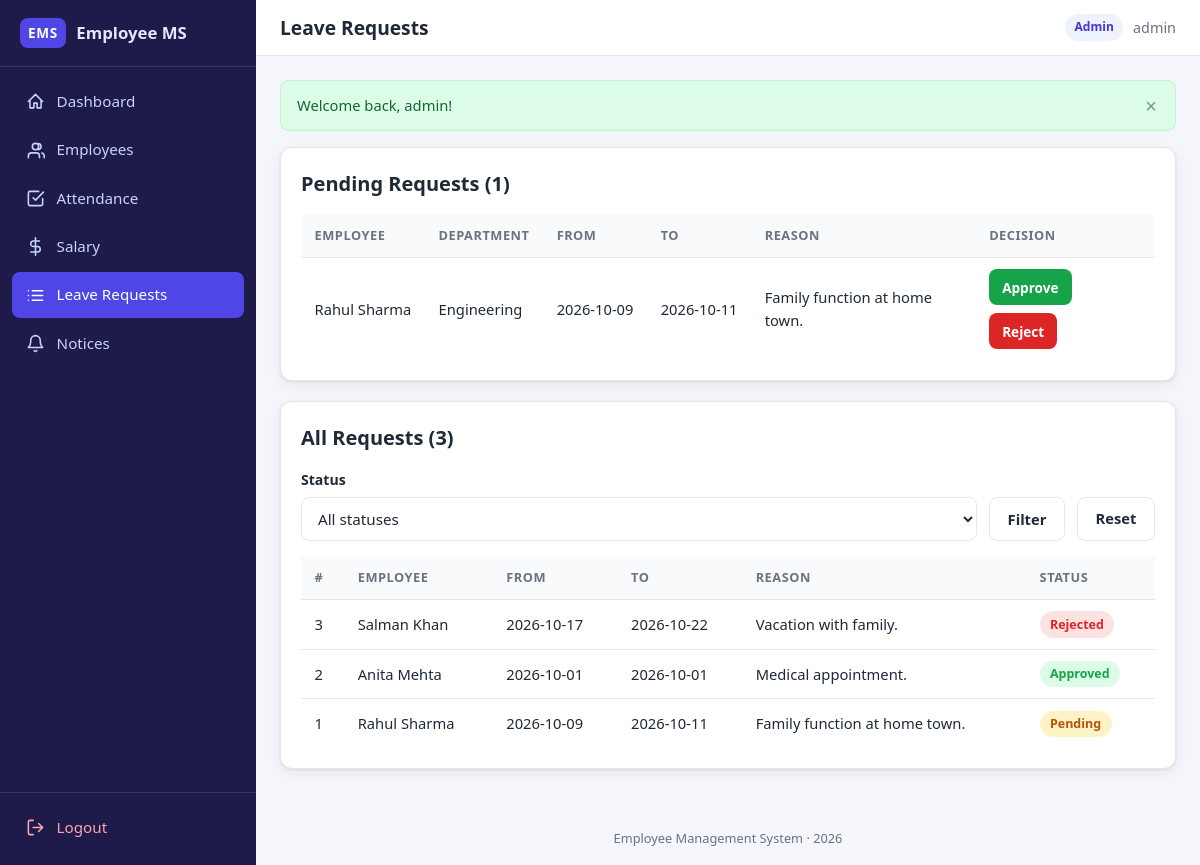
The app's page /admin/leave.php (signed in) with its own data.
### tables this page shows
CREATE TABLE leave_requests (
    leave_id  INT AUTO_INCREMENT PRIMARY KEY,
    emp_id    INT NOT NULL,
    from_date DATE NOT NULL,
    to_date   DATE NOT NULL,
    reason    TEXT NOT NULL,
    status    ENUM('Pending','Approved','Rejected') NOT NULL DEFAULT 'Pending',
    CONSTRAINT fk_leave_emp FOREIGN KEY (emp_id)
        REFERENCES employee (emp_id) ON DELETE CASCADE
);

CREATE TABLE employee (
    emp_id     INT AUTO_INCREMENT PRIMARY KEY,
    name       VARCHAR(120) NOT NULL,
    email      VARCHAR(150) NOT NULL,
    contact    VARCHAR(30)  DEFAULT NULL,
    department VARCHAR(100) DEFAULT NULL,
    position   VARCHAR(100) DEFAULT NULL,
    user_id    INT NOT NULL UNIQUE,
    CONSTRAINT fk_employee_user FOREIGN KEY (user_id)
        REFERENCES users (user_id) ON DELETE CASCADE
);

### admin/leave.php (the view, shortened to what this page needs)
<?php
require_once dirname(__DIR__) . '/config.php';
$perPage    = 10;
$pendingCount = (int) $pdo->query("SELECT COUNT(*) FROM leave_requests WHERE status = 'Pending'")->fetchColumn();
$pending = $pdo->query(
    "SELECT l.*, e.name, e.department
     FROM leave_requests l JOIN employee e ON e.emp_id = l.emp_id
     WHERE l.status = 'Pending'
     ORDER BY l.leave_id ASC"
)->fetchAll();
$statusFilter = (string) ($_GET['status'] ?? '');
$page         = max(1, (int) ($_GET['page'] ?? 1));
$where        = in_array($statusFilter, ['Pending', 'Approved', 'Rejected'], true) ? 'WHERE l.status = ?' : '';
$params       = $where ? [$statusFilter] : [];
$countStmt = $pdo->prepare("SELECT COUNT(*) FROM leave_requests l {$where}");
$countStmt->execute($params);
$totalRows  = (int) $countStmt->fetchColumn();
$totalPages = max(1, (int) ceil($totalRows / $perPage));
$page       = min($page, $totalPages);
$offset     = ($page - 1) * $perPage;
$listStmt = $pdo->prepare(
    "SELECT l.*, e.name
     FROM leave_requests l JOIN employee e ON e.emp_id = l.emp_id
     {$where}
     ORDER BY l.leave_id DESC
     LIMIT {$perPage} OFFSET {$offset}"
);
$listStmt->execute($params);
$history = $listStmt->fetchAll();
require dirname(__DIR__) . '/includes/header.php';
?>
<div class="card">
    <div class="card-header">
        <h2>Pending Requests (<?= $pendingCount ?>)</h2>
    </div>
    <div class="table-wrap">
        <table>
            <thead>
                <tr><th>Employee</th><th>Department</th><th>From</th><th>To</th><th>Reason</th><th>Decision</th></tr>
            </thead>
            <tbody>
                <?php foreach ($pending as $row): ?>
                    <tr>
                        <td><?= e($row['name']) ?></td>
                        <td><?= e($row['department']) ?></td>
                        <td><?= e($row['from_date']) ?></td>
                        <td><?= e($row['to_date']) ?></td>
                        <td style="white-space:normal; max-width:260px;"><?= e($row['reason']) ?></td>
                        <td>
                            <div class="btn-group">
                                <form method="post" action="leave.php" style="display:inline">
                                    <button type="submit" class="btn btn-sm btn-success">Approve</button>
                                </form>
                                <form method="post" action="leave.php" style="display:inline">
                                    <button type="submit" class="btn btn-sm btn-danger"
                                            data-confirm="Reject this leave request from <?= e($row['name']) ?>?">Reject</button>
                                </form>
                            </div>
                        </td>
                    </tr>
                <?php endforeach; ?>
            </tbody>
        </table>
    </div>
</div>
<div class="card">
    <div class="card-header">
        <h2>All Requests (<?= $totalRows ?>)</h2>
    </div>
    <form class="filters" method="get" action="leave.php">
        <div class="form-group">
            <label for="status">Status</label>
            <select id="status" name="status">
                <option value="">All statuses</option>
            </select>
        </div>
        <button type="submit" class="btn btn-secondary">Filter</button>
        <a class="btn btn-secondary" href="leave.php">Reset</a>
    </form>
    <div class="table-wrap">
        <table>
            <thead>
                <tr><th>#</th><th>Employee</th><th>From</th><th>To</th><th>Reason</th><th>Status</th></tr>
            </thead>
            <tbody>
                <?php foreach ($history as $row): ?>
                    <tr>
                        <td><?= (int) $row['leave_id'] ?></td>
                        <td><?= e($row['name']) ?></td>
                        <td><?= e($row['from_date']) ?></td>
                        <td><?= e($row['to_date']) ?></td>
                        <td style="white-space:normal; max-width:300px;"><?= e($row['reason']) ?></td>
                        <td><?= status_badge($row['status']) ?></td>
                    </tr>
                <?php endforeach; ?>
            </tbody>
        </table>
    </div>
</div>
<?php require dirname(__DIR__) . '/includes/footer.php'; ?>

### config.php (shortened to what this page needs)
<?php
function e(?string $value): string
{
    return htmlspecialchars((string) $value, ENT_QUOTES, 'UTF-8');
}
function status_badge(string $status): string
{
    return match ($status) {
        'Present', 'Approved' => '<span class="badge badge-green">'  . e($status) . '</span>',
        'Absent', 'Rejected'  => '<span class="badge badge-red">'    . e($status) . '</span>',
        default               => '<span class="badge badge-yellow">' . e($status) . '</span>',
    };
}

### assets/style.css (style rules this page uses)
:root { --primary: #4f46e5; --primary-dark: #4338ca; --primary-light: #eef2ff; --sidebar-bg: #1e1b4b; --sidebar-hover: #312e81; --bg: #f4f6fb; --card-bg: #ffffff; --text: #1f2937; --text-muted: #6b7280; --border: #e5e7eb; --green: #16a34a; --green-bg: #dcfce7; --red: #dc2626; --red-bg: #fee2e2; --yellow: #b45309; --yellow-bg: #fef3c7; --blue: #2563eb; --blue-bg: #dbeafe; --radius: 12px; --shadow: 0 1px 3px rgba(15, 23, 42, 0.08), 0 4px 14px rgba(15, 23, 42, 0.06); --sidebar-w: 256px; }
* { margin: 0; padding: 0; box-sizing: border-box; }
html { -webkit-text-size-adjust: 100%; }
body { font-family: "Segoe UI", system-ui, -apple-system, Roboto, "Helvetica Neue", Arial, sans-serif; background: var(--bg); color: var(--text); line-height: 1.55; min-height: 100vh; }
a { color: var(--primary); text-decoration: none; }
h2 { font-size: 1.25rem; margin-bottom: 0.75rem; }
.card { background: var(--card-bg); border: 1px solid var(--border); border-radius: var(--radius); box-shadow: var(--shadow); padding: 1.25rem; margin-bottom: 1.25rem; }
.card-header { display: flex; align-items: center; justify-content: space-between; flex-wrap: wrap; gap: 0.75rem; margin-bottom: 1rem; }
.card-header h2 { margin-bottom: 0; }
.table-wrap { overflow-x: auto; -webkit-overflow-scrolling: touch; }
table { width: 100%; border-collapse: collapse; font-size: 0.92rem; min-width: 560px; }
th, td { text-align: left; padding: 0.7rem 0.85rem; border-bottom: 1px solid var(--border); white-space: nowrap; }
th { background: #f9fafb; color: var(--text-muted); font-weight: 600; font-size: 0.8rem; text-transform: uppercase; letter-spacing: 0.04em; }
tbody tr:last-child td { border-bottom: none; }
.badge { display: inline-block; padding: 0.22rem 0.65rem; border-radius: 999px; font-size: 0.78rem; font-weight: 600; }
.badge-green { background: var(--green-bg); color: var(--green); }
.badge-red { background: var(--red-bg); color: var(--red); }
.badge-yellow { background: var(--yellow-bg); color: var(--yellow); }
.btn { display: inline-flex; align-items: center; justify-content: center; gap: 0.4rem; min-height: 44px; padding: 0.55rem 1.1rem; border: 1px solid transparent; border-radius: 8px; font-size: 0.92rem; font-weight: 600; font-family: inherit; cursor: pointer; transition: background 0.15s ease, border-color 0.15s ease; }
.btn-secondary { background: #fff; color: var(--text); border-color: var(--border); }
.btn-danger { background: var(--red); color: #fff; }
.btn-success { background: var(--green); color: #fff; }
.btn-sm { min-height: 36px; padding: 0.35rem 0.75rem; font-size: 0.85rem; }
.btn-group { display: flex; gap: 0.5rem; flex-wrap: wrap; }
.form-group { margin-bottom: 1rem; }
.form-group label { display: block; font-weight: 600; font-size: 0.88rem; margin-bottom: 0.35rem; }
.form-group input, .form-group select, .form-group textarea { width: 100%; min-height: 44px; padding: 0.6rem 0.75rem; border: 1px solid var(--border); border-radius: 8px; font-size: 0.95rem; font-family: inherit; background: #fff; color: var(--text); transition: border-color 0.15s ease, box-shadow 0.15s ease; }
.filters { display: flex; flex-wrap: wrap; gap: 0.75rem; align-items: flex-end; margin-bottom: 1rem; }
.filters .form-group { margin-bottom: 0; min-width: 160px; flex: 1; }
.filters .btn { flex-shrink: 0; }

### records on screen
leave_requests: emp.name "Rahul Sharma", emp.department "Engineering", from_date "2026-10-09", to_date "2026-10-11", reason "Family function at home town.", leave_id "1", status "Pending"
leave_requests: leave_id "3", emp.name "Salman Khan", from_date "2026-10-17", to_date "2026-10-22", reason "Vacation with family.", status "Rejected"
leave_requests: leave_id "2", emp.name "Anita Mehta", from_date "2026-10-01", to_date "2026-10-01", reason "Medical appointment.", status "Approved"

### other values on screen
$label "Dashboard"
$label "Employees"
$label "Attendance"
$label "Salary"
$label "Leave Requests"
$label "Notices"
$page_title "Leave Requests"
$role "Admin"
$_SESSION['username'] "admin"
$flash['message'] "Welcome back, admin!"
$pendingCount "1"
$totalRows "3"
